Frame 1 (no input): blank canvas, image omitted
Frame 60 (no input): blank canvas, image omitted
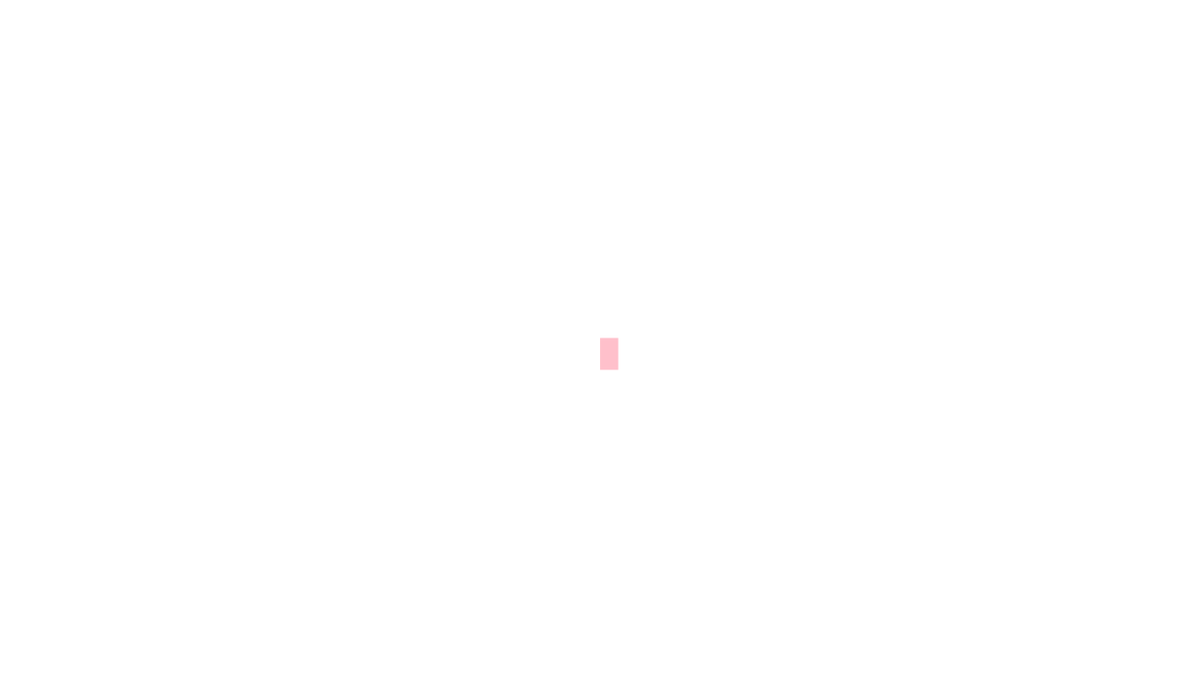
Frame 120 (the mouse pressed at the canvas centre since frame 60)

The p5.js sketch whose frames 1 and 60 were blank and that drew this single picture after the mouse press (run headless with seeded random() and noise() and a simulated clock; from frame 60 on, the mouse is pressed at the canvas centre):

// p5.js sketch
// ── sketch.js
function setup() {
    createCanvas(1280, 720);
    background("white");
  }
  
  function draw() {
    stroke("white");
    fill("pink");
    
    if(mouseIsPressed){
      rect(mouseX, mouseY, 20, 35);
    }
    
  }
